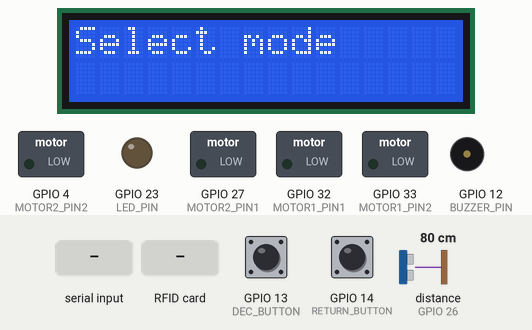
This sketch was run on a simulated ESP32. Parts: 16×2 character LCD, switched loads named in the sketch (green lamp = pin HIGH), output pins drawn as LEDs (lit = HIGH), buzzer (waves = sounding, pin HIGH). Wiring (inferred from the names in the program): ultrasonic range finder: trigger GPIO 25; echo GPIO 26. The inputs (shaded band) are chosen by the test bench; at power-on: GPIO 13 (DEC_BUTTON) HIGH, GPIO 14 (RETURN_BUTTON) HIGH, distance to the obstacle (sensor on GPIO 26) 80 cm. The echo pulse lasts 58.3 µs per cm; nothing arrives over Bluetooth unless stated; pins used as bus, display or sensor lines are not drawn; what the sketch prints to the serial monitor is not drawn.

Above: at 3.3 s.
3.4 s: GPIO 13 (DEC_BUTTON) pulled LOW for 0.15 s
At 4.6 s:
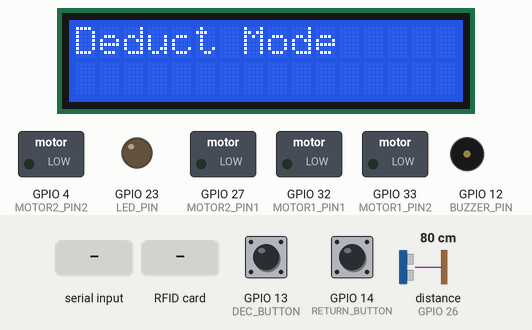
5.0 s: "D" received over the second serial link
At 6.2 s:
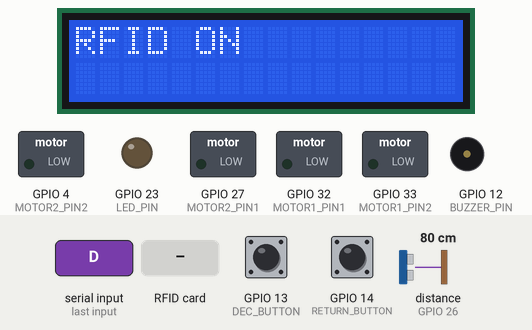
6.9 s: RFID card F2 FD 34 54 held to the reader
At 8.0 s:
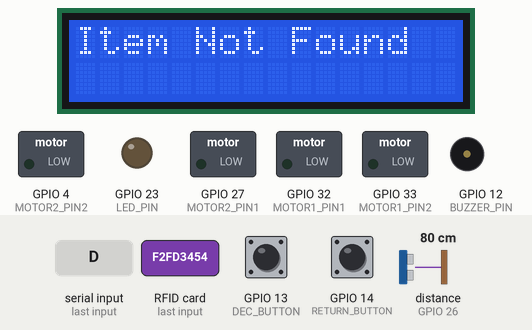
9.9 s: GPIO 14 (RETURN_BUTTON) pulled LOW for 3.2 s
At 13.1 s:
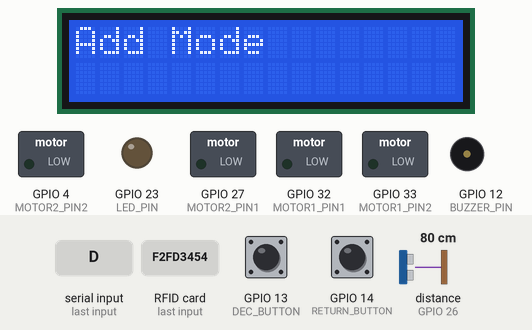
14.6 s: RFID card 43 F8 81 50 held to the reader
At 15.4 s:
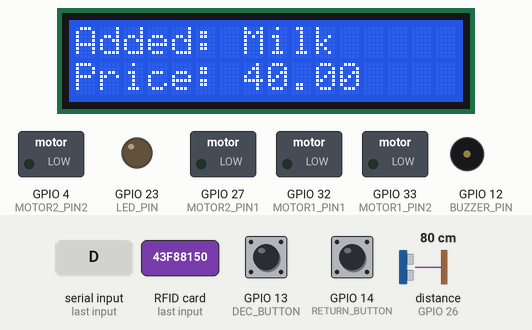
17.6 s: "f" received over the second serial link
At 20.4 s:
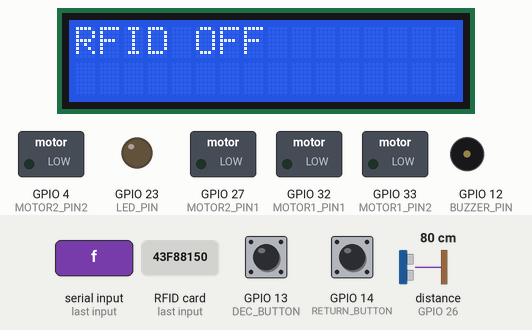
Timing chart, 0 to 21.6 s (numbered marks = the images above; inputs shaded):
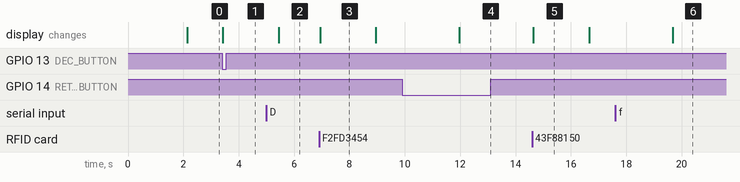

The sketch:

final_rfid-code.ino
```cpp
#include <SPI.h>
#include <MFRC522.h>
#include <Wire.h>
#include <LiquidCrystal_I2C.h>
#include "BluetoothSerial.h"

// RFID pins
#define SS_PIN 5
#define RST_PIN 2

// Button and Buzzer pins
#define DEC_BUTTON 13
#define RETURN_BUTTON 14
#define BUZZER_PIN 12

// Motor pins
#define MOTOR1_PIN1 32
#define MOTOR1_PIN2 33
#define MOTOR2_PIN1 27
#define MOTOR2_PIN2 4

// LEDs pin
#define LED_PIN 23

// Ultrasonic sensor pins
#define TRIG_PIN 25
#define ECHO_PIN 26

// Bluetooth setup
BluetoothSerial SerialBT;
float totalBill = 0;
bool decrementMode = false;
bool lastDecButtonState = HIGH;
bool lastReturnButtonState = HIGH;
int itemCount[4] = {0, 0, 0, 0};

// RFID setup
MFRC522 rfid(SS_PIN, RST_PIN);
LiquidCrystal_I2C lcd(0x27, 16, 2);

// RFID active state
bool rfidActive = false;  // Declare rfidActive globally

// Grocery items
struct GroceryItem {
  String name;
  float price;
};

byte tag1UID[] = {0xF2, 0xFD, 0x34, 0x54};
byte tag2UID[] = {0x43, 0xF8, 0x81, 0x50};
byte tag3UID[] = {0x73, 0xF5, 0xCE, 0xFA};
byte tag4UID[] = {0x70, 0x03, 0x64, 0x14};

GroceryItem groceries[] = {
  {"Rasam pkt", 10.0},
  {"Milk", 40.0},
  {"Bread", 30.0},
  {"Eggs", 60.0}
};

// Function prototypes
void handleRFID();
void handleBluetooth();
void processRFIDItem(int itemIndex);
int checkUID();
void moveForward();
void moveBackward();
void turnLeft();
void turnRight();
void stopMotors();
bool isObstacleDetected();
void beepBuzzer();

// Timer for non-blocking delay
unsigned long previousMillis = 0;
const long interval = 250; // Interval for delay replacement

// Setup function
void setup() {
  Serial.begin(9600);
  SerialBT.begin("NextGenCart"); // Bluetooth name
  Serial.println("Bluetooth is ready to pair.");

  // Initialize pins
  pinMode(MOTOR1_PIN1, OUTPUT);
  pinMode(MOTOR1_PIN2, OUTPUT);
  pinMode(MOTOR2_PIN1, OUTPUT);
  pinMode(MOTOR2_PIN2, OUTPUT);
  pinMode(LED_PIN, OUTPUT);
  pinMode(TRIG_PIN, OUTPUT);
  pinMode(ECHO_PIN, INPUT);
  pinMode(DEC_BUTTON, INPUT_PULLUP);
  pinMode(RETURN_BUTTON, INPUT_PULLUP);
  pinMode(BUZZER_PIN, OUTPUT);

  digitalWrite(BUZZER_PIN, LOW);

  // RFID setup
  SPI.begin();
  rfid.PCD_Init();

  // LCD setup
  lcd.init();
  lcd.backlight();
  lcd.clear();
  lcd.setCursor(0, 0);
  lcd.print("Welcome!");
  delay(2000);  // Allow time for the welcome message
  lcd.clear();
  lcd.print("Select mode");
}

// Main loop
void loop() {
  handleRFID();  // Handle RFID functionality
  handleBluetooth();  // Handle Bluetooth commands

  // Non-blocking motor control and obstacle detection
  unsigned long currentMillis = millis();
  if (currentMillis - previousMillis >= interval) {
    previousMillis = currentMillis;
    // Ensure motors work with non-blocking delays
    if (isObstacleDetected()) {
      stopMotors();
      SerialBT.print("R"); // Cart is at rest
    }
  }
}

// Handle RFID operations
void handleRFID() {
  bool currentDecButtonState = digitalRead(DEC_BUTTON);
  bool currentReturnButtonState = digitalRead(RETURN_BUTTON);

  // Toggle decrement mode
  if (lastDecButtonState == HIGH && currentDecButtonState == LOW) {
    decrementMode = true;
    lcd.clear();
    lcd.setCursor(0, 0);
    lcd.print("Deduct Mode");
    delay(2000);
  }

  // Toggle addition mode
  if (lastReturnButtonState == HIGH && currentReturnButtonState == LOW) {
    decrementMode = false;
    lcd.clear();
    lcd.setCursor(0, 0);
    lcd.print("Add Mode");
    delay(2000);
  }

  lastDecButtonState = currentDecButtonState;
  lastReturnButtonState = currentReturnButtonState;

  // Only scan and display info if RFID is ON and Bluetooth 'D' is pressed
  if (rfid.PICC_IsNewCardPresent() && rfid.PICC_ReadCardSerial()) {
    if (rfidActive) {
      int itemIndex = checkUID();
      if (itemIndex >= 0) {
        processRFIDItem(itemIndex);
      } else {
        lcd.clear();
        lcd.setCursor(0, 0);
        lcd.print("Unknown Tag");
        delay(2000);
      }
    }
    rfid.PICC_HaltA();
  }
}

// Process RFID item for shopping cart
void processRFIDItem(int itemIndex) {
  String itemName = groceries[itemIndex].name;
  float itemPrice = groceries[itemIndex].price;

  if (!decrementMode) {
    if (itemCount[itemIndex] > 0) {
      beepBuzzer(); // Buzzer for repeated item
    }
    itemCount[itemIndex]++;
    totalBill += itemPrice;
    lcd.clear();
    lcd.setCursor(0, 0);
    lcd.print("Added: ");
    lcd.print(itemName.substring(0, 8));
    lcd.setCursor(0, 1);
    lcd.print("Price: ");
    lcd.print(itemPrice, 2);
    delay(2000);
  } else {
    if (itemCount[itemIndex] > 0) {
      itemCount[itemIndex]--;
      totalBill -= itemPrice;
      lcd.clear();
      lcd.setCursor(0, 0);
      lcd.print("Removed: ");
      lcd.print(itemName.substring(0, 8));
      lcd.setCursor(0, 1);
      lcd.print("Price: ");
      lcd.print(itemPrice, 2);
      delay(2000);
    } else {
      lcd.clear();
      lcd.setCursor(0, 0);
      lcd.print("Item Not Found");
      delay(2000);
    }
  }

  lcd.clear();
  lcd.setCursor(0, 0);
  lcd.print("Total Bill: ");
  lcd.setCursor(0, 1);
  lcd.print(totalBill, 2);
  delay(3000);
}

// Check UID for RFID tags
int checkUID() {
  for (int i = 0; i < 4; i++) {
    bool match = true;
    for (byte j = 0; j < rfid.uid.size; j++) {
      if (rfid.uid.uidByte[j] != (i == 0 ? tag1UID[j] : i == 1 ? tag2UID[j] : i == 2 ? tag3UID[j] : tag4UID[j])) {
        match = false;
        break;
      }
    }
    if (match) {
      return i;
    }
  }
  return -1;
}

// Handle Bluetooth commands for RFID and motor movement
void handleBluetooth() {
  static bool motorActive = false;

  if (SerialBT.available()) {
    char command = SerialBT.read(); // Read Bluetooth command

    // Toggle RFID control
    if (command == 'D') {
      rfidActive = true;
      lcd.clear();
      lcd.setCursor(0, 0);
      lcd.print("RFID ON");
      delay(1000);
    }
    if (command == 'f') {
      rfidActive = false;
      lcd.clear();
      lcd.setCursor(0, 0);
      lcd.print("RFID OFF");
      delay(1000);
    }

    // Toggle motor control
    if (command == 'O') {
      motorActive = true;
      lcd.clear();
      lcd.setCursor(0, 0);
      lcd.print("Motor ON");
      delay(1000);
    }
    if (command == 'o') {
      motorActive = false;
      stopMotors();  // Ensure motors stop if turned off
      lcd.clear();
      lcd.setCursor(0, 0);
      lcd.print("Motor OFF");
      delay(1000);
    }

    // Motor movement commands
    if (motorActive) {
      switch (command) {
        case 'F':
          moveForward();
          SerialBT.print("M");  // Cart is in motion
          break;
        case 'B':
          moveBackward();
          SerialBT.print("M");  // Cart is in motion
          break;
        case 'L':
          turnLeft();
          SerialBT.print("M");  // Cart is in motion
          break;
        case 'R':
          turnRight();
          SerialBT.print("M");  // Cart is in motion
          break;
        case 'S':
          stopMotors();
          SerialBT.print("R");  // Cart is at rest
          break;
        default:
          break;
      }
    }
  }
}

// Motor movement functions
void moveForward() {
  digitalWrite(MOTOR1_PIN1, HIGH);
  digitalWrite(MOTOR1_PIN2, LOW);
  digitalWrite(MOTOR2_PIN1, HIGH);
  digitalWrite(MOTOR2_PIN2, LOW);
}

void moveBackward() {
  digitalWrite(MOTOR1_PIN1, LOW);
  digitalWrite(MOTOR1_PIN2, HIGH);
  digitalWrite(MOTOR2_PIN1, LOW);
  digitalWrite(MOTOR2_PIN2, HIGH);
}

void turnLeft() {
  digitalWrite(MOTOR1_PIN1, LOW);
  digitalWrite(MOTOR1_PIN2, HIGH);
  digitalWrite(MOTOR2_PIN1, HIGH);
  digitalWrite(MOTOR2_PIN2, LOW);
}

void turnRight() {
  digitalWrite(MOTOR1_PIN1, HIGH);
  digitalWrite(MOTOR1_PIN2, LOW);
  digitalWrite(MOTOR2_PIN1, LOW);
  digitalWrite(MOTOR2_PIN2, HIGH);
}

void stopMotors() {
  digitalWrite(MOTOR1_PIN1, LOW);
  digitalWrite(MOTOR1_PIN2, LOW);
  digitalWrite(MOTOR2_PIN1, LOW);
  digitalWrite(MOTOR2_PIN2, LOW);
}

// Function to check if obstacle is detected using the ultrasonic sensor
bool isObstacleDetected() {
  long duration;
  float distance;

  digitalWrite(TRIG_PIN, LOW);
  delayMicroseconds(2);
  digitalWrite(TRIG_PIN, HIGH);
  delayMicroseconds(10);
  digitalWrite(TRIG_PIN, LOW);

  duration = pulseIn(ECHO_PIN, HIGH);
  distance = (duration * 0.0343) / 2; // Convert to cm

  return distance <= 40.0 && distance > 0;
}

// Function to beep the buzzer for repeated items
void beepBuzzer() {
  digitalWrite(BUZZER_PIN, HIGH);
  delay(500);  // Buzzer duration
  digitalWrite(BUZZER_PIN, LOW);
}
```

Measured:
- after the input at 3.4 s, the display: changes at once (image 1)
- after the input at 5.0 s, the display: changes after 0.45 s (image 2)
- after the input at 6.9 s, the display: changes at once (image 3)
- after the input at 9.9 s, the display: changes after 2.1 s (image 4)
- after the input at 14.6 s, the display: changes after 0.05 s (image 5)
- after the input at 17.6 s, the display: changes after 2.1 s (image 6)
- what the display in image 3 shows lasts 2.1 s, from 6.9 s to 9.0 s
